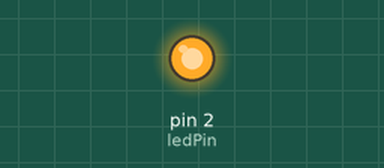
This sketch was run on a simulated Arduino Uno, built with avr-gcc and run on an emulated ATmega328P. On the bench: output pins drawn as LEDs (lit = HIGH). What the sketch prints to the serial monitor is not drawn.

Above: at 0.1 s.
Timing chart, 0 to 1.6 s (numbered marks = the images above):
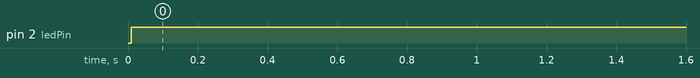

Measured:
- by itself, pin 2 (ledPin): LOW → HIGH at 0.01 s

The sketch:

capacitorV3-LargerSample.ino
```cpp
#include "CapacitiveSensor.h"

/*
 * CapitiveSense Library Demo Sketch
 * Paul Badger 2008
 * Uses a high value resistor e.g. 10M between send pin and receive pin
 * Resistor effects sensitivity, experiment with values, 50K - 50M. Larger resistor values yield larger sensor values.
 * Receive pin is the sensor pin - try different amounts of foil/metal on this pin
 */
const int arraySize = 10;
const int ledPin = 2;
int sensorValues[arraySize];
int prevCoupling;
bool assDetected = false;

CapacitiveSensor cs_4_2 = CapacitiveSensor(19,20);        // 10M resistor between pins 4 & 2, pin 2 is sensor pin, add a wire and or foil if desired

void setup()
{
   //cs_4_2.set_CS_AutocaL_Millis(0xFFFFFFFF);     // turn off autocalibrate on channel 1 - just as an example
   Serial.begin(19200);

   pinMode(ledPin, OUTPUT);

}

void loop()
{
    //long start = millis();
    int coupling =  cs_4_2.capacitiveSensor(80);

    Serial.println(coupling);

    int change = calibrateIncrease(coupling, prevCoupling);
    prevCoupling = coupling;

    Serial.print("                  ");
    Serial.print(change);
    Serial.print("                  ");

    if 	    (change > 4000){

        assDetected = true;
        digitalWrite(ledPin, HIGH);
        delay(1000);
        //CHANGE!!
    }
    else if (change < -4000){

        assDetected = false;
        digitalWrite(ledPin, LOW);
        delay(1000);
        //CHANGE!!!
    }

    Serial.println(assDetected);
    delay(10);

    delay(100);
}


int calibrateIncrease(int newNumber, int oldNumber){

    int change = newNumber - oldNumber;
    return change;
}
//Trigger op de hellings bepalen. Bij een groei van X positief gaat er iemand zitten. Bij een groei van X negatief gaat er iemand opstaan
// (nieuw-oud)/oud *100 = percentage if nieuw - oud is absoluut
```
